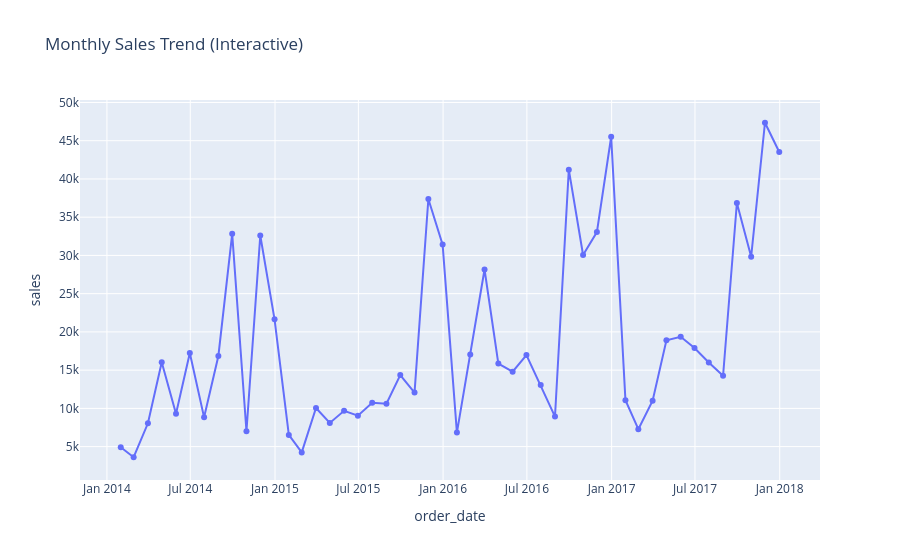

The cell this chart's notebook holds for it:
### Markdown cell above
## 9. Plotly: Interactive Line Chart — Monthly Sales Trend

### Code cell
monthly_df = monthly_sales.reset_index()
monthly_df.columns = ["order_date", "sales"]

fig2 = px.line(monthly_df, x="order_date", y="sales", title="Monthly Sales Trend (Interactive)",
               markers=True)
fig2.write_html("../reports/charts/09_monthly_trend_interactive.html")
fig2.show()
